Frame 1 (no input): blank canvas, image omitted
Frame 60 (the mouse pressed at the canvas centre just before this capture): blank canvas, image omitted
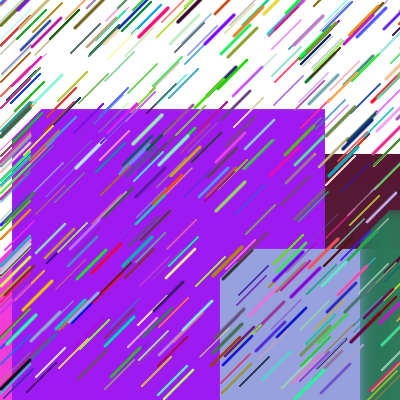
Frame 120 (the mouse held since frame 60 and released just before this capture)

The Processing sketch whose frames 1 and 60 were blank and that drew this single picture after the mouse press (run headless with seeded random() and noise(); from frame 60 on, the mouse is pressed at the canvas centre):

// Processing sketch: processing_13147
// ── processing_13147.pde

//program that draws random squares of color when mouse is moved. squares change size with how fast mouse moves.

void setup(){
size(400,400);
background(255);
}
void draw(){
  for(int g=0;g<400;g++)
  Squares(g*400, 400,2);
}//parameters 1 and 2 and 3 
void Squares(float rx, float ry, float rz) 
{
  frameRate(60);
  if(mousePressed){  
  float w=random(rx);
  float x=random(ry);
  float z=random(rz);
    float s1 = dist(mouseX,mouseY, pmouseX,pmouseY) + 1;
      float s2 = dist(mouseX,mouseY, pmouseX,pmouseY) + 1;
  float t=random(255);
  float u=random(255);
  float v=random(255);
  noStroke();
  fill(t,u,v,t);
  strokeWeight(z);
  stroke(t,u,v);
  for(int a=0;a<30;a++){
  rect(w+a,x-a, s1, s2);}
  }}                
                                                                                
